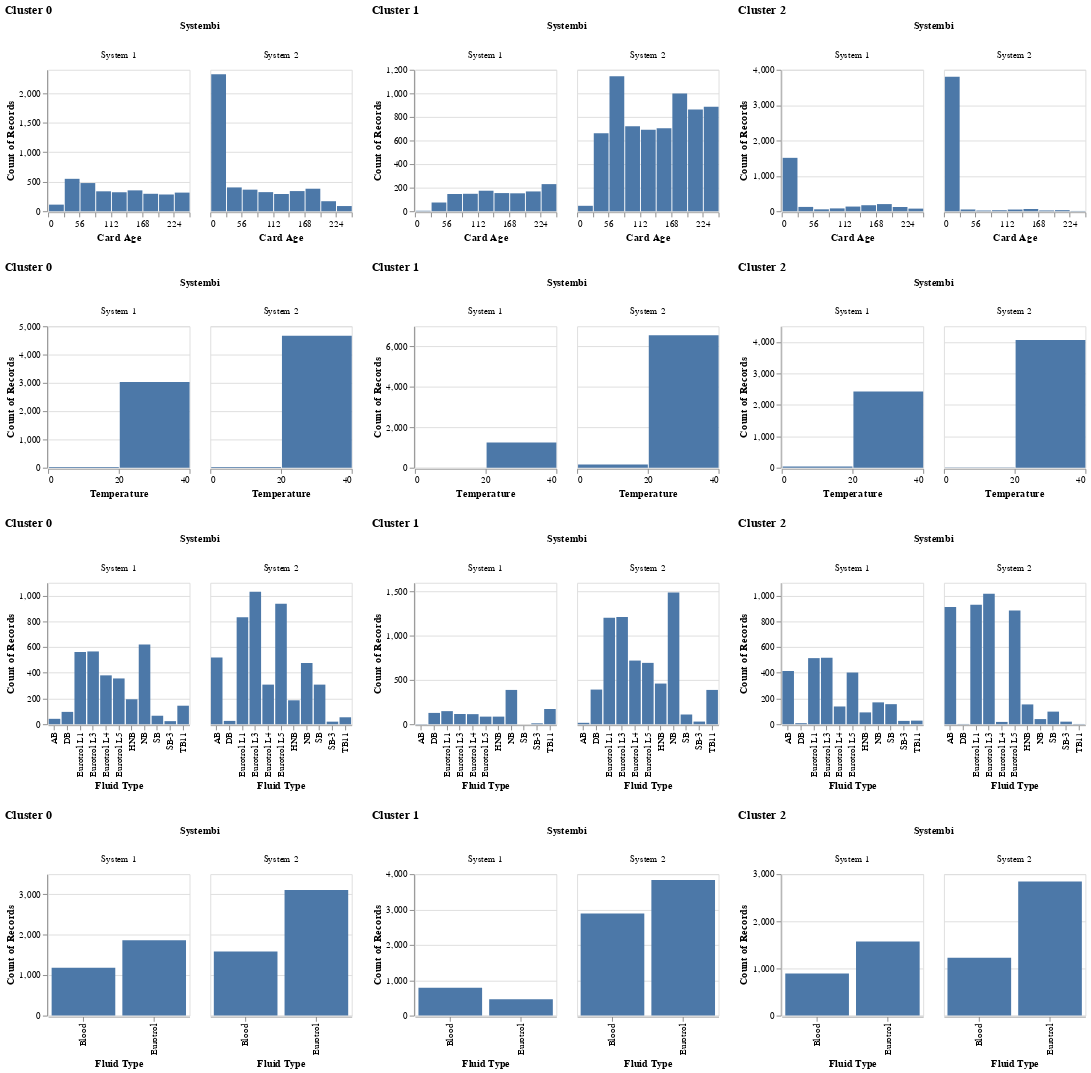

Notebook code cell kept with this figure:
### Code cell
# Plot the feature distribution
plot_sensor_data(A_sample_window_zero, y_pred)
